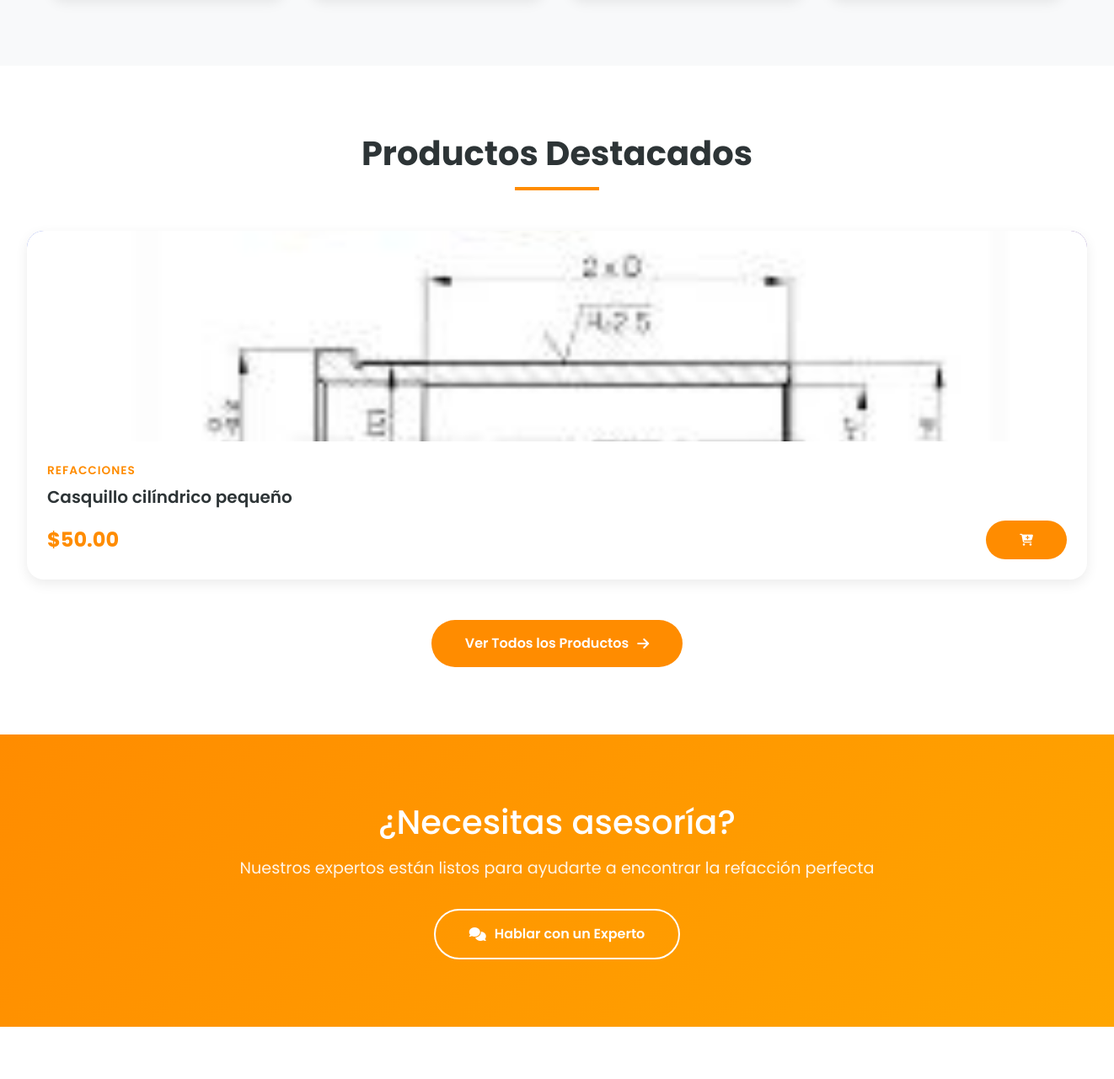
Before: / (middle part) with the older database file.
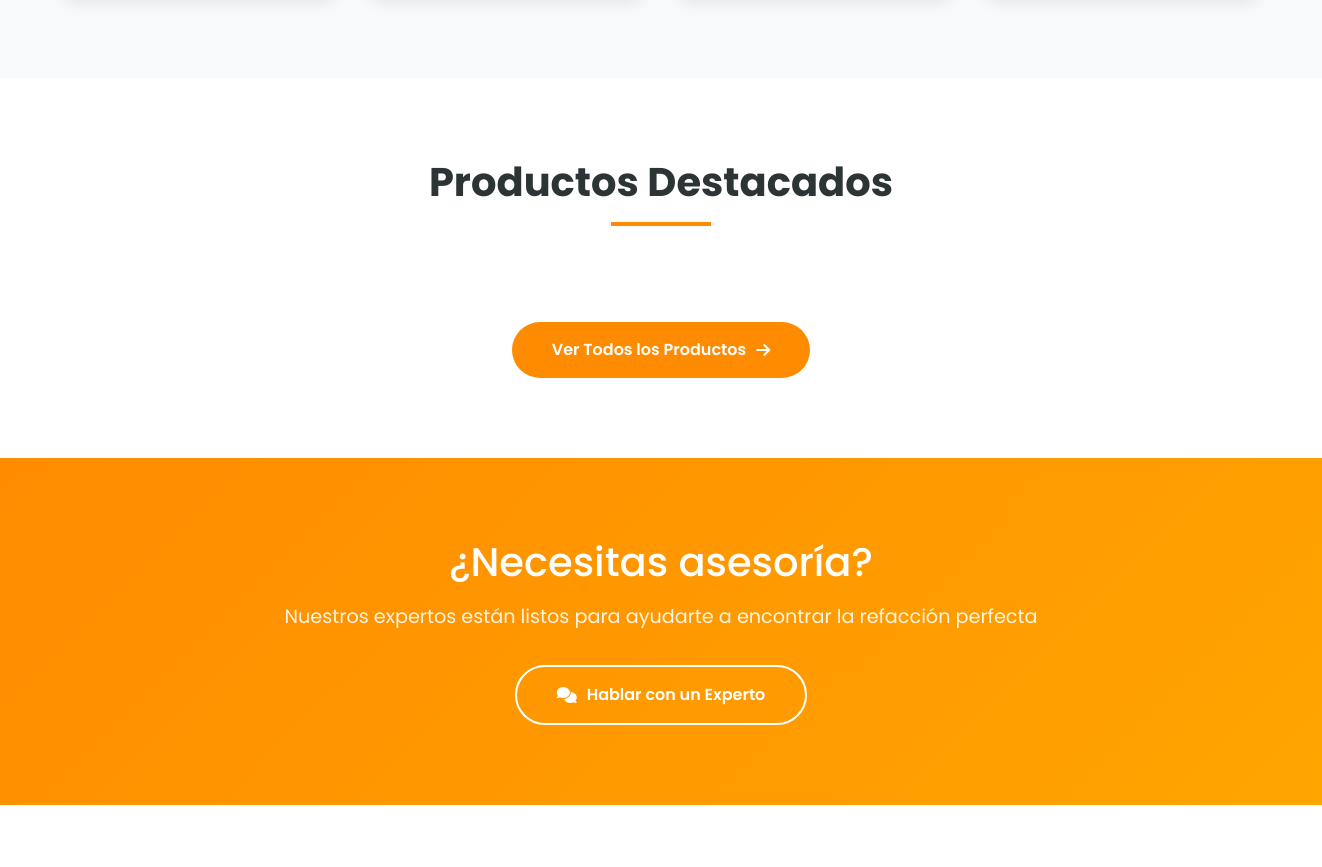
After: the same page with the newer database file.
### store/models.py (models this page shows, shortened)
class Product(models.Model):
    CATEGORY_CHOICES = [
        ('Sujeción y Soporte', 'Sujeción y Soporte'),
        ('Motor y Transmisión', 'Motor y Transmisión'),
        ('Sistema hidraulico y Neumatico', 'Sistema hidraulico y Neumatico'),
        ('Bujes y Casquillos', 'Bujes y Casquillos'),
        ('Sistema de Frenos', 'Sistema de Frenos'),
        ('Accesorios y Misceláneos', 'Accesorios y Misceláneos'),
    ]
    MATERIAL_CHOICES = [
        ('Acero', 'Acero'),
        ('Hierro fundido', 'Hierro fundido'),
        ('Bronce / Latón', 'Bronce / Latón'),
        ('Aluminio', 'Aluminio'),
        ('Goma / Poliuretano', 'Goma / Poliuretano'),
        ('Otro', 'Otro'),
    ]
    PROVEEDOR_CHOICES = [
        ('Productos Almeyda', 'Productos Almeyda'),
    ]
    proveedor = models.CharField(max_length=100, choices=PROVEEDOR_CHOICES)
    seller = models.ForeignKey(User, on_delete=models.CASCADE)
    name = models.CharField(max_length=200)
    description = models.TextField(max_length=1000, null=True, blank=True)
    price = models.FloatField()
    offer_price = models.FloatField(null=True, blank=True)
    offer = models.BooleanField(default=False)
    quantity = models.IntegerField()
    category = models.CharField(max_length=50, choices=CATEGORY_CHOICES)
    height_cm = models.FloatField()
    width_cm = models.FloatField()
    material = models.CharField(max_length=50, choices=MATERIAL_CHOICES)
    likes = models.ManyToManyField(User, related_name='liked_products', blank=True)
    date_of_delivery = models.DateField(null=True, blank=True)
    image = models.ImageField(null=True, blank=False)
    imageuno = models.ImageField(null=True, blank=False)
    imagedos = models.ImageField(null=True, blank=False)
    imagetres = models.ImageField(null=True, blank=False)
    @property
    def imageURL(self):
        try:
            url = self.image.url
        except:
            url = ''
        return url

### store/views.py (the view)
# urls.py: path('', views.index, name="index"),
def index(request):
    data = cartData(request)
    cartItems = data['cartItems']
    products_destacados = Product.objects.filter(
        quantity__gt=0  # Solo productos con stock
    ).order_by('-id')[:8]  # Los 8 productos más recientes
    context = {
        'products_destacados': products_destacados,
        'cartItems': cartItems
    }
    return render(request, 'store/index.html', context)

### store/utils.py (called while the page is built)
def cartData(request):
    if request.user.is_authenticated:
        try:
            customer = request.user.customer
            order, created = Order.objects.get_or_create(customer=customer, complete=False)
            items = order.orderitem_set.all()
            cartItems = order.get_cart_items
        except Customer.DoesNotExist:
            items = []
            order = {'get_cart_total': 0, 'get_cart_items': 0, 'shipping': False}
            cartItems = 0
    else:
        items = []
        order = {'get_cart_total': 0, 'get_cart_items': 0, 'shipping': False}
        cartItems = 0
    return {'cartItems': cartItems, 'order': order, 'items': items}

### store/templates/store/index.html (shortened to what this page needs)
{% extends 'store/base.html' %}
{% load static %}
{% block content %}
<section class="features">
</section>
<section class="products">
    <div class="section-title">
        <h2>Productos Destacados</h2>
        <div class="underline"></div>
    </div>
    <div class="products-grid">
        {% for product in products_destacados %}
        <div class="product-card">
            <div class="product-image">
                {% if product.image %}
                <img src="{{ product.imageURL }}" alt="{{ product.name }}">
                {% else %}
                <div class="product-image-placeholder">
                    <i class="fas fa-cog"></i>
                </div>
                {% endif %}
            </div>
            <div class="product-info">
                <div class="product-category">{{ product.section|default:"Refacciones" }}</div>
                <h3><a href="{% url 'product_detail' product.pk %}">{{ product.name }}</a></h3>
                <div class="d-flex justify-content-between align-items-center">
                    <div class="product-pricing">
                        {% if product.offer %}
                            <span class="text-muted text-decoration-line-through me-2">${{ product.price|floatformat:2 }}</span>
                            <span class="product-price">${{ product.offer_price|floatformat:2 }}</span>
                        {% else %}
                            <span class="product-price">${{ product.price|floatformat:2 }}</span>
                        {% endif %}
                    </div>
                    <div class="product-actions">
                        <button class="btn btn-primary-custom btn-sm add-btn" data-product="{{ product.id }}" data-action="add">
                            <i class="fas fa-cart-plus"></i>
                        </button>
                    </div>
                </div>
            </div>
        </div>
        {% endfor %}
    </div>
    <div class="text-center mt-5">
        <a href="{% url 'store' %}" class="btn btn-primary">
            Ver Todos los Productos <i class="fas fa-arrow-right"></i>
        </a>
    </div>
</section>
<section class="cta-section">
    <h2>¿Necesitas asesoría?</h2>
    <p>Nuestros expertos están listos para ayudarte a encontrar la refacción perfecta</p>
    <a href="#" class="btn btn-secondary">
        <i class="fas fa-comments"></i>
        Hablar con un Experto
    </a>
</section>
{% endblock %}

Changed rows visible on the page:
no longer on this page (row edited): Product: imageURL (picture), section "REFACCIONES", name "Casquillo cilíndrico pequeño", price "50.00"
